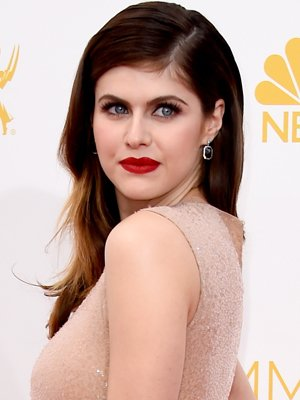
#> input picture girl.jpg, 300 x 400 px
$ jupyter execute --allow-errors e16057.ipynb
#> lines starting #> are read from the running program, lines starting #| are printed output that depends on the picture
[cell 1]
import numpy as np
import cv2
from matplotlib import pyplot as plt
import math

[cell 2]
"""

Author: Kavindu Chamith
Date: 01/09/2021
Description: Usage of Laplacian, Robert Cross gradient operator
             and Sobel gradient for image sharpening

"""

[cell 3]
""" helper function for displaying a grayscale image """
# [5 lines left out: function showImage, not called in this run]

[cell 4]
""" function for Laplacian operator """
# [18 lines left out: function laplacian, not called in this run]

[cell 5]
""" function for Robert Cross operator """
# [25 lines left out: function robertCross, not called in this run]

[cell 6]
""" function for Sobel operator """
# [25 lines left out: function sobelOperator, not called in this run]

[cell 7]
""" helper function for power transform operation """
def powerTransform(img, gammaValue):
    temp = 255 * ((img/255)**gammaValue)
    return np.array(temp, dtype=np.uint8)

[cell 8]
if __name__ == '__main__':
    # reading the image as a grayscale image
    girl = cv2.imread('girl.jpg', 0)
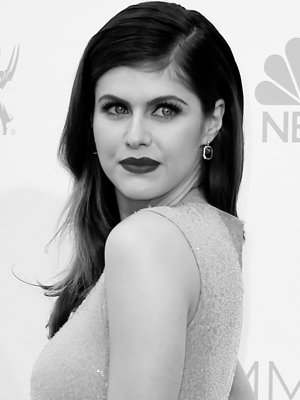
#> girl: shape (400, 300); min 0, max 255, mean 177.5
